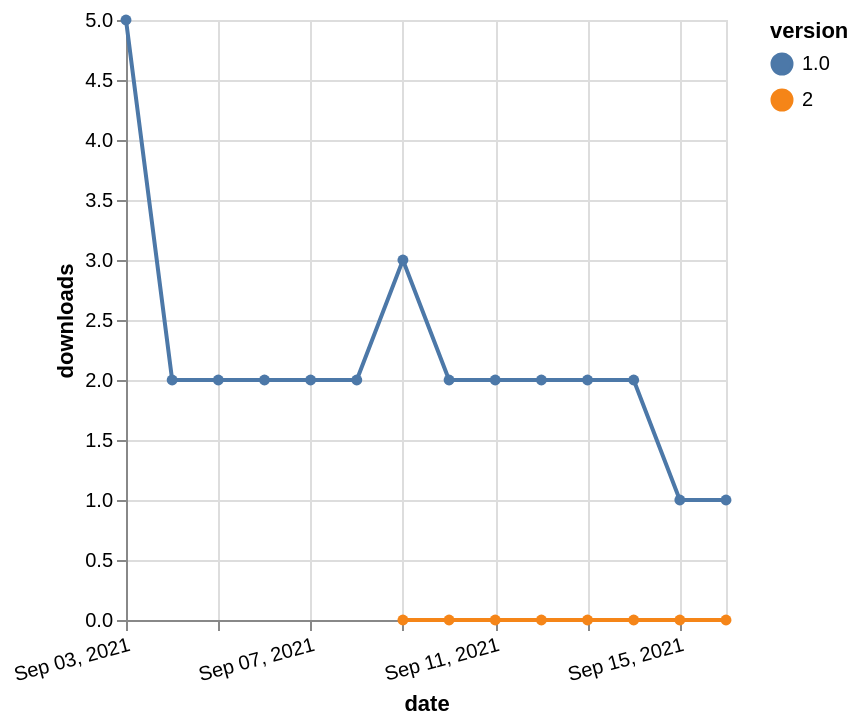

Here is the Vega-Lite specification saved for this chart:
### Vega-Lite specification from a JSON file in a GitHub repository (floating-point values rounded to 4 significant figures)
{"$schema": "https://vega.github.io/schema/vega-lite/v5.json", "description": "A simple bar chart with embedded data.", "data": {"values": [{"date": "2021-09-09", "total": 18, "delta": 0, "version": "2"}, {"date": "2021-09-10", "total": 24, "delta": 0, "version": "2"}, {"date": "2021-09-11", "total": 28, "delta": 0, "version": "2"}, {"date": "2021-09-12", "total": 30, "delta": 0, "version": "2"}, {"date": "2021-09-13", "total": 33, "delta": 0, "version": "2"}, {"date": "2021-09-14", "total": 36, "delta": 0, "version": "2"}, {"date": "2021-09-15", "total": 38, "delta": 0, "version": "2"}, {"date": "2021-09-16", "total": 39, "delta": 0, "version": "2"}, {"date": "2021-09-03", "total": 44, "delta": 5, "version": "1.0"}, {"date": "2021-09-04", "total": 46, "delta": 2, "version": "1.0"}, {"date": "2021-09-05", "total": 48, "delta": 2, "version": "1.0"}, {"date": "2021-09-06", "total": 50, "delta": 2, "version": "1.0"}, {"date": "2021-09-07", "total": 52, "delta": 2, "version": "1.0"}, {"date": "2021-09-08", "total": 54, "delta": 2, "version": "1.0"}, {"date": "2021-09-09", "total": 57, "delta": 3, "version": "1.0"}, {"date": "2021-09-10", "total": 59, "delta": 2, "version": "1.0"}, {"date": "2021-09-11", "total": 61, "delta": 2, "version": "1.0"}, {"date": "2021-09-12", "total": 63, "delta": 2, "version": "1.0"}, {"date": "2021-09-13", "total": 65, "delta": 2, "version": "1.0"}, {"date": "2021-09-14", "total": 67, "delta": 2, "version": "1.0"}, {"date": "2021-09-15", "total": 68, "delta": 1, "version": "1.0"}, {"date": "2021-09-16", "total": 69, "delta": 1, "version": "1.0"}]}, "width": "container", "mark": {"type": "line", "point": {"filled": true}}, "encoding": {"x": {"field": "date", "type": "temporal", "timeUnit": "yearmonthdate", "title": "date", "axis": {"labelAngle": -15}}, "y": {"field": "delta", "type": "quantitative", "title": "downloads"}, "color": {"field": "version", "type": "nominal"}, "tooltip": {"field": "delta"}}}
